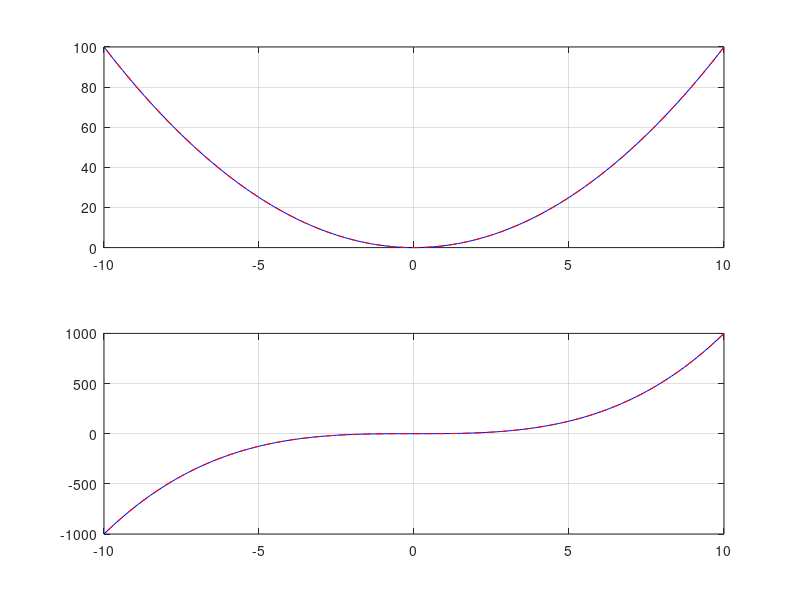

Write MATLAB code to recreate this figure.
x = -10:0.1:10;

y_even = x.^2;   % Even function example (y = x^2)
y_odd = x.^3;    % Odd function example (y = x^3)

y_even_neg = (-x).^2; % f(-x) for the even function
y_odd_neg = (-x).^3; % f(-x) for the odd function

% Plot the even function and its reflection
subplot(2, 1, 1);
plot(x, y_even, 'b');
hold on;
plot(-x, y_even_neg, 'r--');
grid on;

% Plot the odd function and its reflection
subplot(2, 1, 2);
plot(x, y_odd, 'b');
hold on;
plot(-x, y_odd_neg, 'r--');
grid on;
